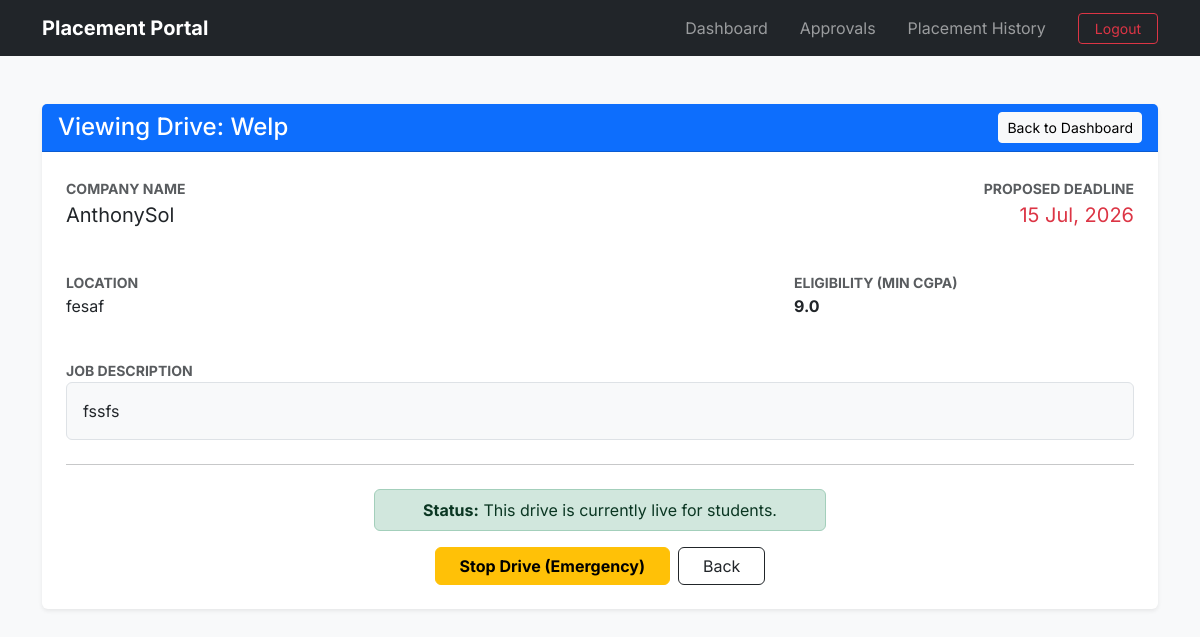
Before: /admin/review_drive/2 (signed in) with the older database file.
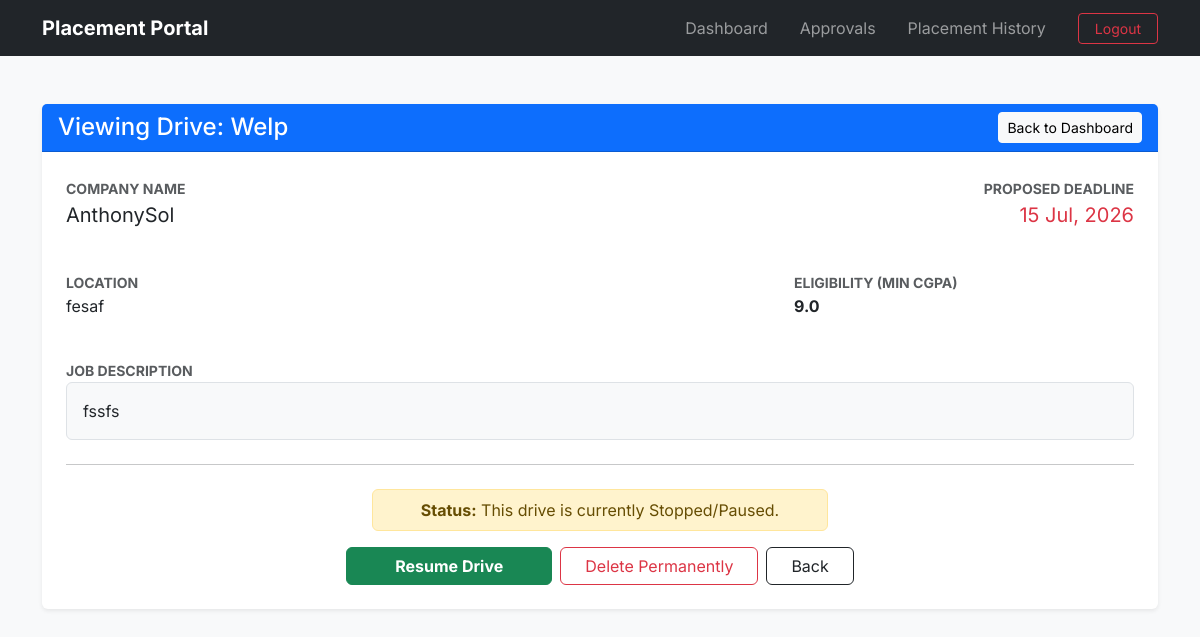
After: the same page with the newer database file.
### application/controllers.py (the view)
@app.route('/admin/review_drive/<int:drive_id>')
def admin_review_drive(drive_id):
    if session.get('role') != 'admin':
        return redirect(url_for('login'))
    drive = PlacementDrive.query.get_or_404(drive_id)
    return render_template('admin_review_drive.html', drive=drive)

### templates/admin_review_drive.html (shortened to what the changed rows need)
{% extends 'base.html' %}
{% block content %}
<div class="container mt-4">
    <div class="card shadow-sm border-0">
        <div class="card-body p-4">
            <div class="d-flex gap-3 justify-content-center mt-4">
                {% if drive.status == 'Pending' %}
                    <form action="{{ url_for('approve_drive', drive_id=drive.id) }}" method="POST">
                        <button type="submit" class="btn btn-success px-5 py-2 fw-bold">Verify & Post to Students</button>
                    </form>
                    <form action="{{ url_for('reject_drive', drive_id=drive.id) }}" method="POST">
                        <button type="submit" class="btn btn-outline-danger px-5 py-2">Reject Job Post</button>
                    </form>
                {% elif drive.status == 'Approved' %}
                    <div class="text-center">
                        <div class="alert alert-success d-inline-block px-5 py-2 mb-3">
                            <strong>Status:</strong> This drive is currently live for students.
                        </div>
                        <div class="d-flex justify-content-center gap-2">
                            <form action="{{ url_for('stop_drive', drive_id=drive.id) }}" method="POST">
                                <button type="submit" class="btn btn-warning px-4 fw-bold">Stop Drive (Emergency)</button>
                            </form>
                            <a href="{{ url_for('admin_dashboard') }}" class="btn btn-outline-dark px-4">Back</a>
                        </div>
                    </div>
                {% elif drive.status == 'Stopped' %}
                <div class="text-center">
                    <div class="alert alert-warning d-inline-block px-5 py-2 mb-3">
                        <strong>Status:</strong> This drive is currently Stopped/Paused.
                    </div>
                    <div class="d-flex justify-content-center gap-2">
                        <form action="{{ url_for('resume_drive', drive_id=drive.id) }}" method="POST">
                            <button type="submit" class="btn btn-success px-5 fw-bold">Resume Drive</button>
                        </form>
                        <form action="{{ url_for('delete_drive', drive_id=drive.id) }}" method="POST">
                            <button type="submit" class="btn btn-outline-danger px-4">Delete Permanently</button>
                        </form>
                        <a href="{{ url_for('admin_dashboard') }}" class="btn btn-outline-dark px-4">Back</a>
                    </div>
                </div>
                {% endif %}
            </div>
        </div>
    </div>
</div>
{% endblock %}

Changed rows visible on the page:
changed PlacementDrive "Welp": status "Approved" → "Stopped" (drawn)
Other visible differences:
text no longer shown: "This drive is currently live for students. Stop Drive (Emergency)"
text now shown: "This drive is currently Stopped/Paused. Resume Drive Delete Permanently"
